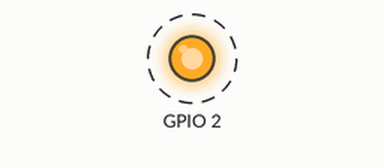
Simulated run of this sketch. Board: ESP32. On the bench: output pins drawn as LEDs (lit = HIGH). Dashed ring = blinking. What the sketch prints to the serial monitor is not drawn.

Above: at 1.5 s.
Timing chart, 0 to 5.6 s (numbered marks = the images above):
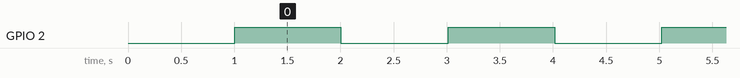

Measured:
- by itself, GPIO 2: alternates HIGH for 1.0 s and LOW for 1.0 s

The sketch:

ESP32_Checking.ino
```cpp
// ESP32 Basic Checking / Test Code

void setup() {
  Serial.begin(115200);
  delay(1000);

  Serial.println("================================");
  Serial.println("ESP32 CHECKING PROGRAM");
  Serial.println("================================");

  // Chip information

}

void loop() {
  // Most ESP32 development boards use GPIO 2 for the built-in LED
  pinMode(2, OUTPUT);

  digitalWrite(2, HIGH);
  Serial.println("LED ON");
  delay(1000);

  digitalWrite(2, LOW);
  Serial.println("LED OFF");
  delay(1000);
  Serial.print("Chip Model: ");
  Serial.println(ESP.getChipModel());

  Serial.print("Chip Revision: ");
  Serial.println(ESP.getChipRevision());

  Serial.print("CPU Frequency: ");
  Serial.print(ESP.getCpuFreqMHz());
  Serial.println(" MHz");

  Serial.print("Flash Size: ");
  Serial.print(ESP.getFlashChipSize() / (1024 * 1024));
  Serial.println(" MB");

  Serial.print("Free Heap: ");
  Serial.print(ESP.getFreeHeap());
  Serial.println(" bytes");

  Serial.println("--------------------------------");
  Serial.println("ESP32 is working!");
  Serial.println("Built-in LED test starting...");
}
```
